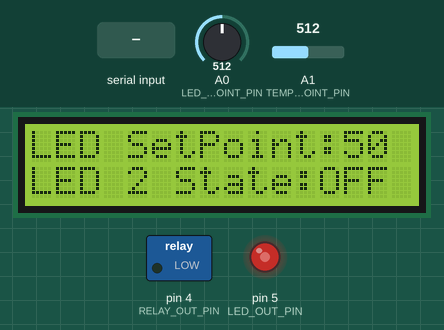
Simulated run of this sketch. Board: Arduino Uno, built with avr-gcc and run on an emulated ATmega328P. On the bench: 16×2 character LCD, switched loads named in the sketch (green lamp = pin HIGH), output pins drawn as LEDs (lit = HIGH). Inputs (shaded band) come from the test bench; at power-on: A0 (LED_SETPOINT_PIN) = 512, A1 (TEMP_SETPOINT_PIN) = 512. What the sketch prints to the serial monitor is not drawn.

Above: at 1.2 s.
1.3 s: "90,45\n" received over Serial
At 4.4 s:
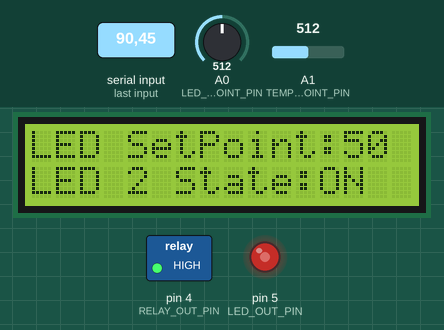
4.7 s: A0 (LED_SETPOINT_PIN) set to 716
At 7.0 s:
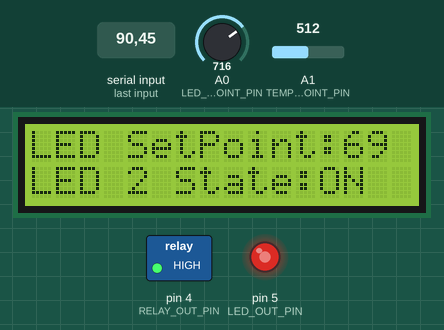
7.7 s: A1 (TEMP_SETPOINT_PIN) set to 310
9.5 s: A1 (TEMP_SETPOINT_PIN) set to 278
At 11.4 s:
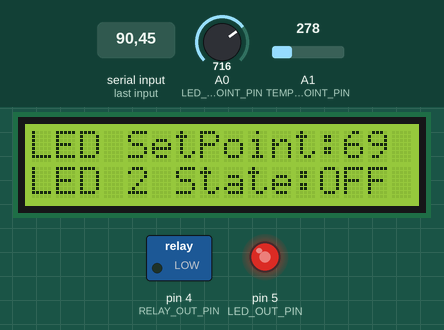
11.9 s: A0 (LED_SETPOINT_PIN) set to 900
At 13.1 s:
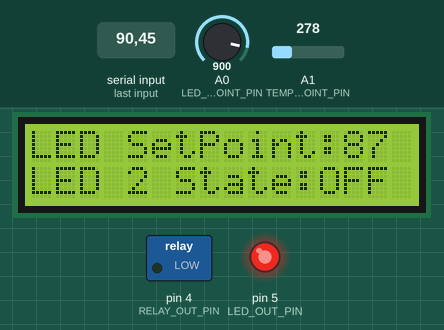
13.9 s: A1 (TEMP_SETPOINT_PIN) set to 511
At 15.9 s:
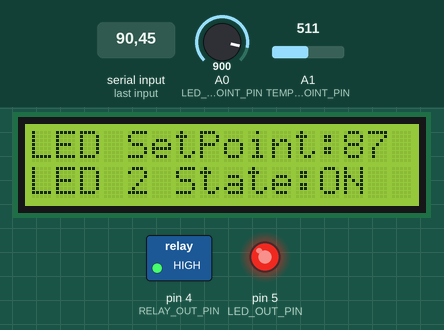
Timing chart, 0 to 17.0 s (numbered marks = the images above; inputs shaded):
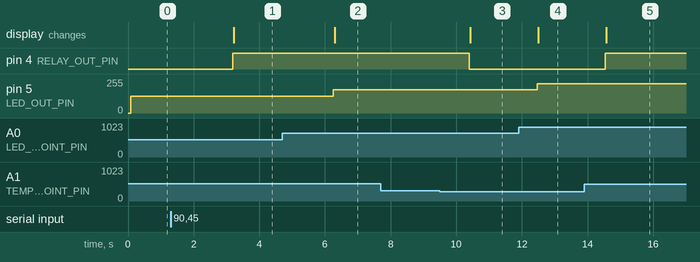

The sketch:

5.1.ino
```cpp
#include <LiquidCrystal_I2C.h>

#define BAUD_RATE 9600

#define LED_SETPOINT_PIN A0
#define LED_OUT_PIN 5

#define LED_SETPOINT_MIN 0
#define LED_SETPOINT_MAX 100

#define ADC_MIN 0
#define ADC_MAX 1023

#define LED_OUT_MIN 3000
#define LED_OUT_MAX 5000

#define PWM_MIN 0
#define PWM_MAX 255

#define TEMP_SETPOINT_PIN A1
#define TEMP_SETPOINT_MAX 80
#define TEMP_SETPOINT_MIN -24

#define TEMP_DELTA 1

#define RELAY_OUT_PIN 4
int TEMP_SetPoint = 24;
const float BETA_COEFFICIENT = 3950;

#define LCD_ADDRESS 0x27

const int lcdDimensions[2] = {16, 2};
LiquidCrystal_I2C lcd(LCD_ADDRESS, lcdDimensions[0], lcdDimensions[1]);

void lcdInit() {
  lcd.clear();
  lcd.print("LED SetPoint:");
  lcd.setCursor(0, 1);
  lcd.print("LED 2 State:");
}

void setup() {
  Serial.begin(BAUD_RATE);
  pinMode(LED_OUT_PIN, OUTPUT);
  lcd.begin(lcdDimensions[0], lcdDimensions[1]);
  lcdInit();
}

void loop() {
  int LED_SetPointRaw = analogRead(LED_SETPOINT_PIN);
  int LED_SetPoint = map(LED_SetPointRaw, ADC_MIN, ADC_MAX, LED_SETPOINT_MIN, LED_SETPOINT_MAX);
  int LED_OutPWM = map(LED_SetPoint, LED_SETPOINT_MIN, LED_SETPOINT_MAX, PWM_MIN, PWM_MAX);
  analogWrite(LED_OUT_PIN, LED_OutPWM);

  if (Serial.available() > 0) {
    int parsedInt = Serial.parseInt();
    if (parsedInt != 0 && parsedInt <= TEMP_SETPOINT_MAX && parsedInt >= TEMP_SETPOINT_MIN) {
      TEMP_SetPoint = parsedInt;
    } else {
      Serial.println("Invalid range!");
    }
  }
  int NTC_TempRaw = analogRead(TEMP_SETPOINT_PIN);
  int NTC_Temp = 1 / (log(1 / (1023. / NTC_TempRaw - 1)) / BETA_COEFFICIENT + 1.0 / 298.15) - 273.15;
  Serial.print("Actual value: ");
  Serial.print(NTC_Temp);
  Serial.println("°C");
  Serial.print("Expected value: < ");
  Serial.print(TEMP_SetPoint);
  Serial.println("°C");
  if (NTC_Temp < TEMP_SetPoint - TEMP_DELTA){
    pinMode(RELAY_OUT_PIN, OUTPUT);
    digitalWrite(RELAY_OUT_PIN, HIGH);
  } else if (NTC_Temp > TEMP_SetPoint + TEMP_DELTA){
    pinMode(RELAY_OUT_PIN, OUTPUT);
    digitalWrite(RELAY_OUT_PIN, LOW);
  }

  lcdInit();
  lcd.setCursor(12, 1);
  if (digitalRead(RELAY_OUT_PIN) == HIGH){
    lcd.print("ON");
  } else {
    lcd.print("OFF");
  }

  lcd.setCursor(13, 0);
  lcd.print(LED_SetPoint);
  delay(1000);
}
```

Measured:
- the behaviour switches between 294 and 293 on A1 (TEMP_SETPOINT_PIN) (found by bisection; images 2 and 3)
- after the input at 1.3 s, pin 4 (RELAY_OUT_PIN): LOW → HIGH after 1.9 s; the display: changes after 1.9 s (image 1)
- after the input at 4.7 s, pin 5 (LED_OUT_PIN): 127/255 → 175/255 after 1.6 s; the display: changes after 1.6 s (image 2)
- after the input at 7.7 s, every drawn part: stays the same
- after the input at 9.5 s, pin 4 (RELAY_OUT_PIN): HIGH → LOW after 0.90 s; the display: changes after 0.93 s (image 3)
- after the input at 11.9 s, pin 5 (LED_OUT_PIN): 175/255 → 221/255 after 0.56 s; the display: changes after 0.60 s (image 4)
- after the input at 13.9 s, pin 4 (RELAY_OUT_PIN): LOW → HIGH after 0.63 s; the display: changes after 0.66 s (image 5)
